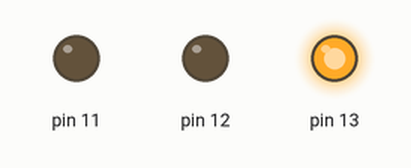
Simulated run of this sketch. Board: Arduino Uno, built with avr-gcc and run on an emulated ATmega328P. Parts: output pins drawn as LEDs (lit = HIGH).

Above: at 2.5 s.
At 6.0 s:
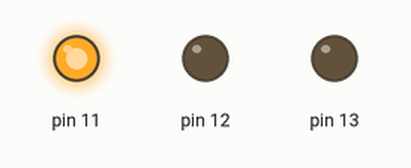
At 7.5 s:
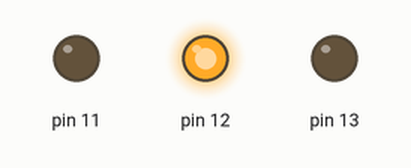
Timing chart, 0 to 10.4 s (numbered marks = the images above):
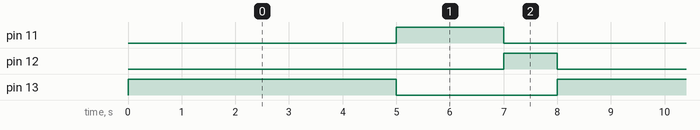

The sketch:

Blink_light.ino
```cpp
void setup()
{
  pinMode(13, OUTPUT);
  pinMode(12,OUTPUT);
  pinMode(11,OUTPUT);

}

void loop()
{
  //RED Light is on
  digitalWrite(13, HIGH);
  delay(5000);
  digitalWrite(13, LOW);

  //Green Light if on
  digitalWrite(11,HIGH);
  delay(2000);
  digitalWrite(11,LOW);

  //Yellow Light is on
  digitalWrite(12,HIGH);
  delay(1000);
  digitalWrite(12,LOW);
}
```

Measured:
- by itself, pin 11: alternates HIGH for 2.0 s and LOW for 6.0 s
- by itself, pin 12: alternates HIGH for 1.0 s and LOW for 7.0 s
- by itself, pin 13: alternates HIGH for 5.0 s and LOW for 3.0 s
